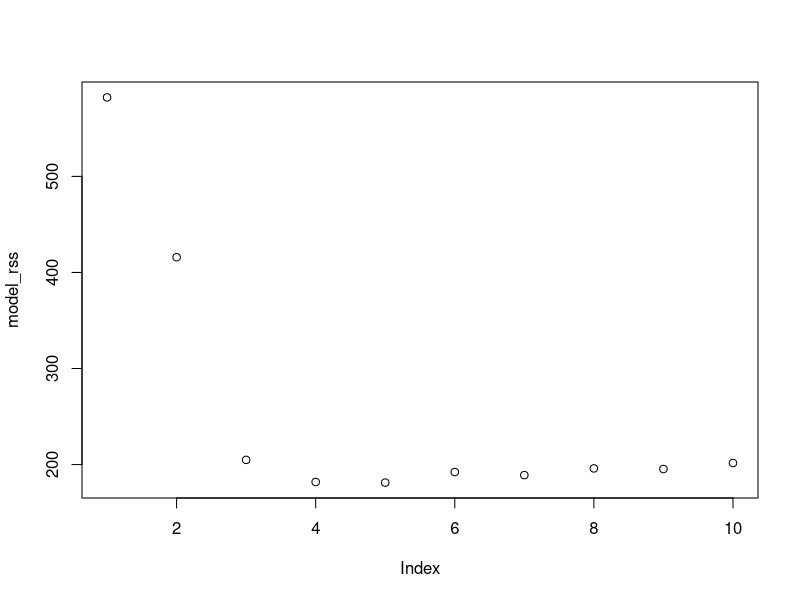

This chart was generated by the following R code:
## ---- chunk 1
set.seed(3)
## ---- chunk 2
data(cars)
head(cars)
## ---- chunk 3
# TODO: uncomment and complete the code below.

linear_model <- lm(dist ~ 1 + speed, data=cars)
quad_model <- lm(dist ~ 1 + I(speed^2), data=cars)
cube_model <- lm(dist ~ 1 + I(speed^3), data=cars)
## ---- chunk 4
# Linear
sum(residuals(linear_model)^2)
# Quadratic
sum(residuals(quad_model)^2)
# Cubic
sum(residuals(cube_model)^2)
## ---- chunk 5
new_model <- lm(dist ~ 1 + I(speed^2) + speed, data=cars)
sum(residuals(new_model)^2)
## ---- chunk 6
n <- nrow(cars)

quad_errors = rep(NA, n)
linear_errors = rep(NA, n)
new_errors = rep(NA, n)

for ( i in 1:n ) {
  train_data = cars[-c(i),] # Leave out the i-th observation
  leftout = cars[c(i),] # the row containing the left-out sample.
  
  # quadratic model
  quad_model <- lm(dist ~ 1 + I(speed^2), train_data);
  quad_model.pred <- predict(quad_model, leftout);
  quad_errors[i] = (quad_model.pred - leftout$dist)^2
  
  # cubic model
  linear_model <- lm(dist ~ 1 + speed, train_data);
  linear_model.pred <- predict(linear_model, leftout);
  linear_errors[i] = (linear_model.pred - leftout$dist)^2
  
  # combined model
  new_model <- lm(dist ~ 1 + I(speed^2) + speed, train_data);
  new_model.pred <- predict(new_model, leftout);
  new_errors[i] = (new_model.pred - leftout$dist)^2
  
}

quad_error_average = mean(quad_errors)
quad_error_average
linear_error_average = mean(linear_errors)
linear_error_average
new_error_average = mean(new_errors)
new_error_average
## ---- chunk 7
generate_X <- function( n, p ) {
  # TODO: code goes here.
  # Generates array and turns array into data frame
  array = rnorm(n = n*p)
  matrix = matrix(data = array, nrow = n, ncol = p)
  df = data.frame(matrix)
  return(df)
}
## ---- chunk 8
generate_coefs <- function( p, k ) {
  beta_vector = rep(NA, p)
  for (i in 1:p) {
    if ( i >= 1 && i <= k) {
      beta_vector[i] = sample(c(-1,1), size = 1, replace=TRUE)
    } else {
      beta_vector[i] = 0
    }
  }
  return(beta_vector)
}
## ---- chunk 9
generate_responses <- function( X, beta ) {
   Xmx <- as.matrix(X)
   EY <- Xmx %*% beta
   Y <- rnorm( n=nrow(EY), mean=EY, sd=1);
   X$Y <- Y;
   return(X)
}
## ---- chunk 10
#TODO: code goes here.

# Hint: if you want to do this with a for-loop, here's some skeleton
# code to get you started.
# If you want to do this a different way, feel free to delete this code.

#TODO: write a chunk of code to generate the data, as described above.
X_df = generate_X(n = 200, p = 10)

# Here's a vector in which to store our RSSs
model_rss <- rep(NA, 10); # One entry for each of the ten models.
for( i in 1:10 ) {
  
  # TODO: write code to select only the first i columns of the data frame
  # and the last column of the data frame
  # and store them in a new data frame.
  # Note that the last column, our column of responses,
  # is guaranteed to be named `Y`,
  # thanks to our generate_responses() function,
  Beta_vec = generate_coefs(p = 10, k = 3)
  X_updated_with_Y = generate_responses(X = X_df, beta = Beta_vec)
  
  # TODO: write code to fit a model to this "subsetted" data frame.
  #model = lm(X_updated_with_Y[,Y_index] ~ 1 + X_updated_with_Y[,1:i])
  model = lm(formula = Y ~ 1 + ., data = X_updated_with_Y[,c(1:i, 11)] )
  
  # TODO: compute the fitted model's RSS; store it in the i-th entry of model_rss,
  # So, you need to replace NA with something more useful.
  model_rss[i] <- sum(residuals(model)^2)
}

## ---- chunk 11
plot(model_rss)
## ---- chunk 12
library(glmnet);
## ---- chunk 13
X_df = X_df
Beta_vec = generate_coefs(p = 10, k = 10)
X_updated_with_Y = generate_responses(X = X_df, beta = Beta_vec)
y_index = ncol(X_updated_with_Y)

coef(glmnet(X_df, X_updated_with_Y[,y_index], alpha = 1, lambda=seq(from=0,to=1.2, by=.1)))
